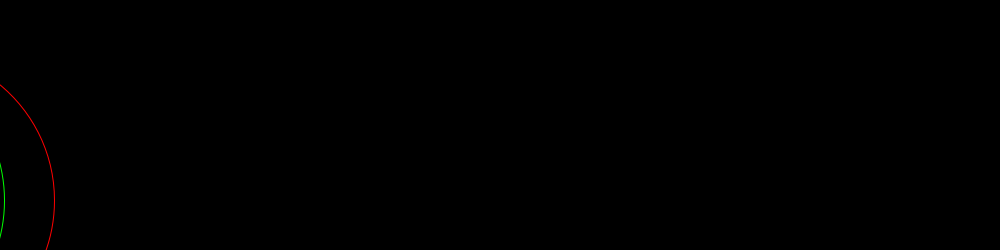
Frame 1 (no input)
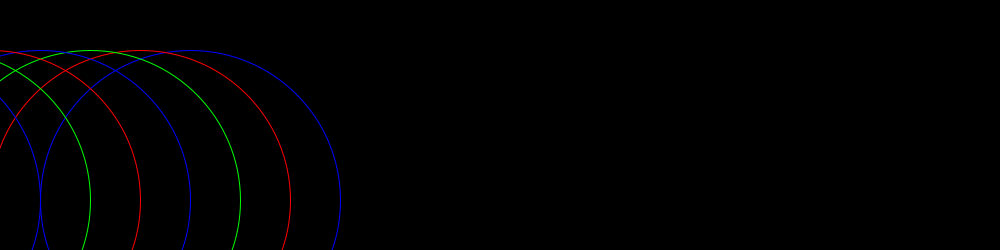
Frame 60 (the mouse pressed at the canvas centre just before this capture)
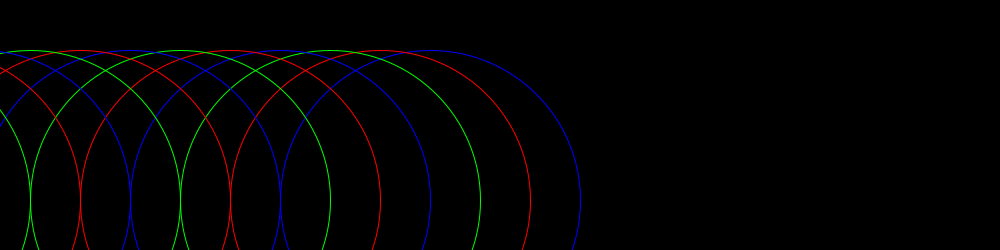
Frame 120 (the mouse held since frame 60 and released just before this capture)

The Processing sketch that drew these frames (run headless with seeded random() and noise(); from frame 60 on, the mouse is pressed at the canvas centre):

// Processing sketch: processing_56091
// ── processing_56091.pde

void setup() {
size (1000,250);
smooth();
}

float x = 0;
float y = 100;
float speed = 4;


void draw() {
  background(0);
  move();
  display();
}

void move() {
  x = x + speed;
  if (x > 1900) {
    x = 0;
  }
}

void display() {
  
 
  
  noFill ();
  ellipse(x - 50,200,300,300);
  stroke (255,0,0);
 
  noFill ();
  ellipse(x - 100,200,300,300);
  stroke (0,255,0);

  noFill ();
  ellipse(x - 150,200,300,300);
  stroke (0,0,255);
  
 noFill ();
  ellipse(x - 200,200,300,300);
  stroke (255,0,0);
  
   noFill ();
  ellipse(x - 250,200,300,300);
  stroke (0,255,0);
  
   noFill ();
  ellipse(x - 300,200,300,300);
  stroke (0,0,255);
  
   noFill ();
  ellipse(x - 350,200,300,300);
  stroke (255,0,0);
  
   noFill ();
  ellipse(x - 400,200,300,300);
  stroke (0,255,0);
  
   noFill ();
  ellipse(x - 450,200,300,300);
  stroke (0,0,255);
  
   noFill ();
  ellipse(x - 500,200,300,300);
  stroke (255,0,0);
  
   noFill ();
  ellipse(x - 550,200,300,300);
  stroke (0,255,0);
  
   noFill ();
  ellipse(x - 600,200,300,300);
  stroke (0,0,255);
  
}
